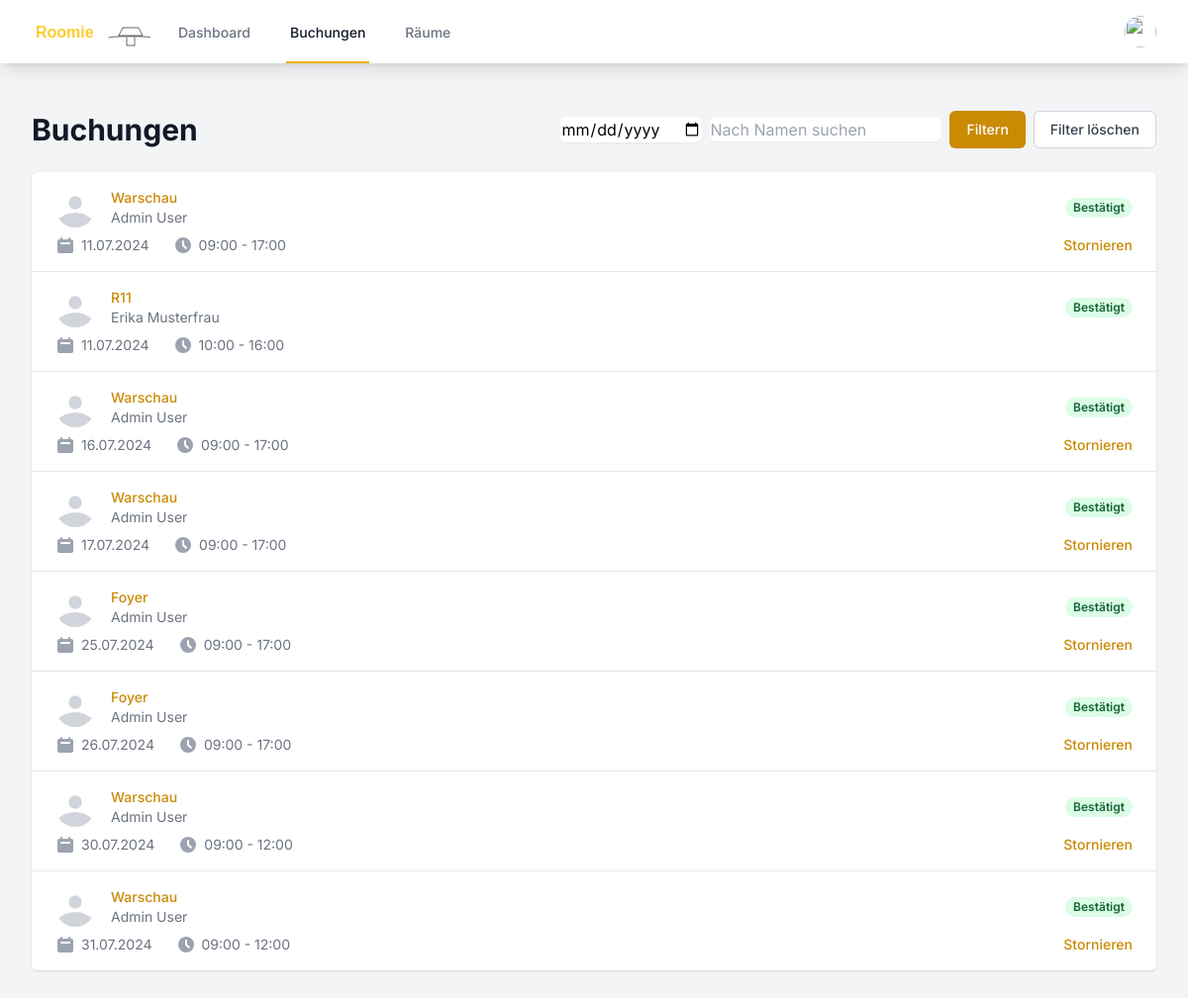
/bookings.php (signed in), run on an earlier commit of the app's database.
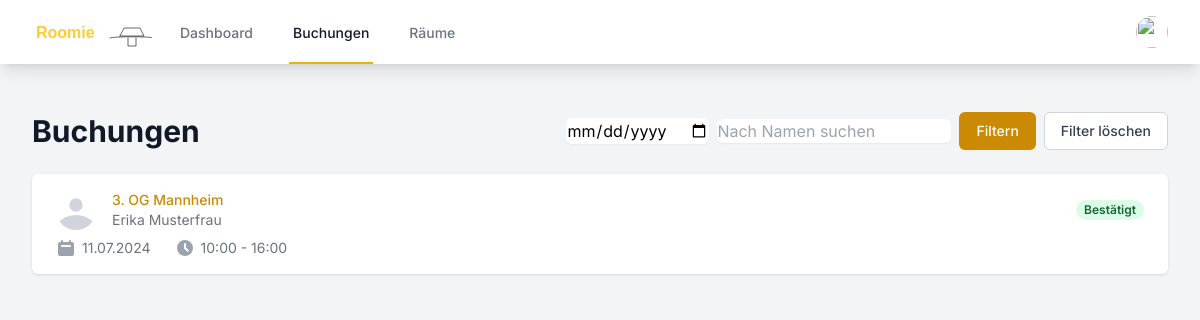
And on a later commit of the database.
### tables this page shows
CREATE TABLE bookings (
        id INTEGER PRIMARY KEY AUTOINCREMENT,
        user_id INTEGER,
        room_id INTEGER,
        seat_id INTEGER,
        date TEXT NOT NULL,
        start_time TEXT NOT NULL,
        end_time TEXT NOT NULL,
        FOREIGN KEY (user_id) REFERENCES users(id),
        FOREIGN KEY (room_id) REFERENCES rooms(id),
        FOREIGN KEY (seat_id) REFERENCES seats(id)
    );

CREATE TABLE rooms (
        id INTEGER PRIMARY KEY AUTOINCREMENT,
        name TEXT NOT NULL,
        type TEXT NOT NULL,
        capacity INTEGER DEFAULT 0,
        equipment TEXT
    );

CREATE TABLE users (
        id INTEGER PRIMARY KEY AUTOINCREMENT,
        name TEXT NOT NULL,
        email TEXT UNIQUE NOT NULL,
        password TEXT NOT NULL,
        is_admin INTEGER DEFAULT 0,
        profile_image VARCHAR(255),
        notifications BOOLEAN DEFAULT 0,
        created_at DATETIME DEFAULT CURRENT_TIMESTAMP
    );

### bookings.php (the view, shortened to what the changed rows need)
<?php
$user_id = $_SESSION['user_id'] ?? null;
$currentDate = date('Y-m-d');
try {
    $db = getDatabaseConnection();
    $query = 'SELECT b.id, r.name as room_name, b.date, b.start_time, b.end_time, u.name as user_name, u.profile_image, u.id as user_id
              FROM bookings b
              JOIN rooms r ON b.room_id = r.id
              JOIN users u ON b.user_id = u.id
              WHERE b.date >= :current_date';
    $params = ['current_date' => $currentDate];
    $query .= ' ORDER BY b.date ASC, b.start_time ASC';
    $stmt = $db->prepare($query);
    $stmt->execute($params);
    $bookings = $stmt->fetchAll(PDO::FETCH_ASSOC);
} catch (PDOException $e) {
    $error = "Datenbankfehler: " . $e->getMessage();
}
function formatGermanDate($date)
{
    return date('d.m.Y', strtotime($date));
}
?>
<!DOCTYPE html>
<html lang="de">
<head>
    <script src="https://cdn.tailwindcss.com"></script>
    <link rel="stylesheet" href="styles.css">
</head>
<body class="bg-gray-100">
    <div class="max-w-7xl mx-auto py-6 sm:px-6 lg:px-8">
        <div class="px-4 py-6 sm:px-0">
            <div class="flex justify-between items-center mb-6">
                <h1 class="text-3xl font-bold text-gray-900">Buchungen</h1>
            </div>
            <?php if (empty($bookings)) : ?>
                <p class="text-gray-600">Keine Buchungen gefunden.</p>
            <?php else : ?>
                <div class="bg-white shadow overflow-hidden sm:rounded-md">
                    <ul class="divide-y divide-gray-200">
                        <?php foreach ($bookings as $booking) : ?>
                            <li>
                                <div class="px-4 py-4 sm:px-6">
                                    <div class="flex items-center justify-between">
                                        <div class="flex items-center">
                                            <div class="flex-shrink-0 h-10 w-10">
                                                <?php if (!empty($booking['profile_image'])) : ?>
                                                    <img class="h-10 w-10 rounded-full" src="uploads/<?php echo htmlspecialchars($booking['profile_image']); ?>" alt="">
                                                <?php else : ?>
                                                    <svg class="h-10 w-10 rounded-full text-gray-300" fill="currentColor" viewBox="0 0 24 24">
                                                        <path d="M24 20.993V24H0v-2.996A14.977 14.977 0 0112.004 15c4.904 0 9.26 2.354 11.996 5.993zM16.002 8.999a4 4 0 11-8 0 4 4 0 018 0z" />
                                                    </svg>
                                                <?php endif; ?>
                                            </div>
                                            <div class="ml-4">
                                                <p class="text-sm font-medium text-yellow-600 truncate">
                                                    <?php echo htmlspecialchars($booking['room_name']); ?>
                                                </p>
                                                <p class="text-sm text-gray-500">
                                                    <?php echo htmlspecialchars($booking['user_name']); ?>
                                                </p>
                                            </div>
                                        </div>
                                        <div class="ml-2 flex-shrink-0 flex">
                                            <p class="px-2 inline-flex text-xs leading-5 font-semibold rounded-full bg-green-100 text-green-800">
                                                Bestätigt
                                            </p>
                                        </div>
                                    </div>
                                    <div class="mt-2 sm:flex sm:justify-between">
                                        <div class="sm:flex">
                                            <p class="flex items-center text-sm text-gray-500">
                                                <?php echo formatGermanDate($booking['date']); ?>
                                            </p>
                                            <p class="mt-2 flex items-center text-sm text-gray-500 sm:mt-0 sm:ml-6">
                                                <?php echo htmlspecialchars($booking['start_time'] . ' - ' . $booking['end_time']); ?>
                                            </p>
                                        </div>
                                        <?php if ($booking['user_id'] == $user_id) : ?>
                                            <div class="mt-2 flex items-center text-sm text-gray-500 sm:mt-0">
                                                <form action="cancel_booking.php" method="POST" onsubmit="return confirm('Sind Sie sicher, dass Sie diese Buchung stornieren möchten?');">
                                                    <button type="submit" class="font-medium text-yellow-600 hover:text-yellow-500">
                                                        Stornieren
                                                    </button>
                                                </form>
                                            </div>
                                        <?php endif; ?>
                                    </div>
                                </div>
                            </li>
                        <?php endforeach; ?>
                    </ul>
                </div>
            <?php endif; ?>
        </div>
    </div>
</body>
</html>

What changed in the data, as far as the page shows it:
removed bookings: room.name "Warschau", user.name "Admin User", date "11.07.2024", start_time+end_time "09:00 - 17:00"
removed bookings: room.name "Warschau", user.name "Admin User", date "16.07.2024", start_time+end_time "09:00 - 17:00"
removed bookings: room.name "Warschau", user.name "Admin User", date "17.07.2024", start_time+end_time "09:00 - 17:00"
removed bookings: room.name "Foyer", user.name "Admin User", date "25.07.2024", start_time+end_time "09:00 - 17:00"
removed bookings: room.name "Foyer", user.name "Admin User", date "26.07.2024", start_time+end_time "09:00 - 17:00"
removed bookings: room.name "Warschau", user.name "Admin User", date "30.07.2024", start_time+end_time "09:00 - 12:00"
removed bookings: room.name "Warschau", user.name "Admin User", date "31.07.2024", start_time+end_time "09:00 - 12:00"
changed through a linked row, bookings "Erika Musterfrau": room.name "R11" → "3. OG Mannheim"
